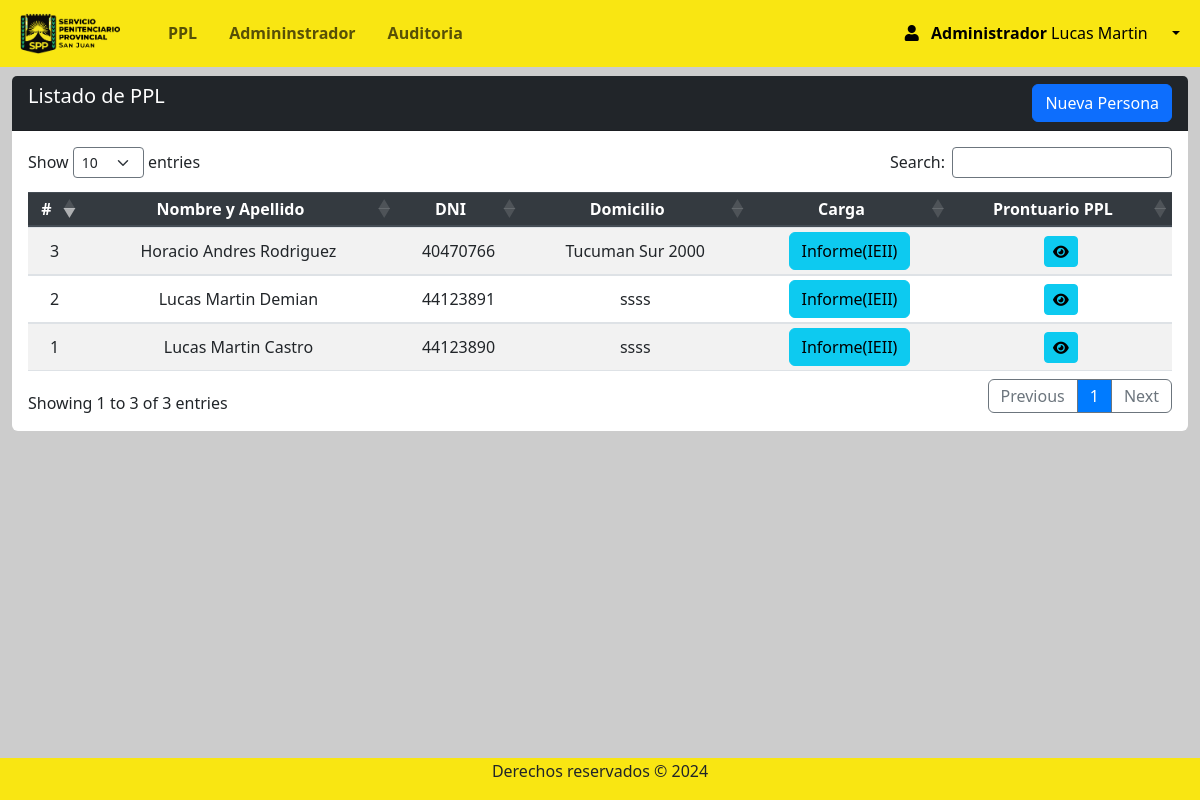
Page /Views/admin/ppl_index.php (signed in) on the committed database.
### tables this page shows
CREATE TABLE `rol` (
  `id_rol` int(11) NOT NULL,
  `nombre_rol` varchar(50) NOT NULL
);

CREATE TABLE `ppl` (
  `id` int(11) NOT NULL,
  `idpersona` int(11) NOT NULL,
  `apodo` varchar(20) DEFAULT NULL,
  `trabaja` tinyint(1) NOT NULL,
  `profesion` varchar(50) DEFAULT NULL,
  `foto` varchar(30) DEFAULT NULL,
  `huella` blob DEFAULT NULL
);

CREATE TABLE `persona` (
  `id` int(11) NOT NULL,
  `dni` varchar(9) DEFAULT NULL,
  `apellidos` varchar(50) NOT NULL,
  `nombres` varchar(50) NOT NULL,
  `fechanac` date NOT NULL,
  `edad` int(3) NOT NULL,
  `direccion` varchar(50) NOT NULL,
  `genero` varchar(50) NOT NULL,
  `estadocivil` varchar(50) NOT NULL,
  `educacion` int(11) DEFAULT NULL
);

### Views/admin/ppl_index.php (the view, shortened to what this page needs)
<?php require 'navbar.php';
?>
<section class="content mt-3">
    <div class="row m-auto">
        <div class="col-sm">
            <div class="card rounded-2 border-0">
                <div class="card-header bg-dark text-white pb-0">
                    <h5 class="d-inline-block">Listado de PPL</h5>
                    <a class="btn btn-primary float-right mb-2" href="persona_crea.php">Nueva Persona</a>
                </div>
                <div class="card-body table-responsive">
                    <table id="example" class="table table-striped table-sm" style="width:100%">
                        <thead class="thead-dark">
                            <tr>
                                <th>#</th>
                                <th>Nombre y Apellido</th>
                                <th>DNI</th>
                                <th>Domicilio</th>
                                <th>Carga</th>
                                <th>Prontuario PPL</th>
                            </tr>
                        </thead>
                        <tbody>
                            <?php
                            try {
                                $query = "
                                    SELECT `ppl`.*, `persona`.*
                                    FROM `ppl`
	                                LEFT JOIN `persona` ON `ppl`.`idpersona` = `persona`.`id`;
                                ";
                                $stmt = $db->prepare($query);
                                $stmt->execute();
                                $pples = $stmt->fetchAll(PDO::FETCH_ASSOC);
                                foreach ($pples as $ppl) {
                            ?>
                                    <tr>
                                        <td><?php echo htmlspecialchars($ppl['id'], ENT_QUOTES, 'UTF-8'); ?></td>
                                        <td><?php echo htmlspecialchars($ppl['nombres'] . ' ' . $ppl['apellidos'], ENT_QUOTES, 'UTF-8'); ?></td>
                                        <td><?php echo htmlspecialchars($ppl['dni'], ENT_QUOTES, 'UTF-8'); ?></td>
                                        <td><?php echo htmlspecialchars($ppl['direccion'], ENT_QUOTES, 'UTF-8'); ?></td>
                                        <td>
                                            <a class="btn btn-info" href='ppl_informe.php?id=<?php echo $ppl['id']; ?>'>Informe(IEII)</a>
                                        <td>
                                            <a href="prontuario_index.php?id=<?php echo $ppl['id']; ?>" data-toggle="modal" data-backdrop="false" class="btn btn-info btn-sm" type="button" title="ver">
                                                <i class="fa-solid fa-eye" style="color: #000000;"></i>
                                            </a>
                                        </td>
                                        </td>
                                    </tr>
                            <?php
                                }
                            } catch (PDOException $e) {
                                error_log("Error al obtener los pples: " . $e->getMessage());
                            }
                            ?>
                        </tbody>
                    </table>
                </div>
            </div>
        </div>
    </div>
</section>
<?php require 'footer.php'; ?>

### Views/admin/navbar.php (shortened to what this page needs)
<?php
require '../../conn/connection.php';
$id_rol = $_SESSION['id_rol'];
$query = "SELECT nombre_rol FROM rol WHERE id_rol = ?";
$stmt = $conexion->prepare($query);
$stmt->bind_param("i", $id_rol);
$stmt->execute();
$result = $stmt->get_result();
if ($result && $result->num_rows > 0) {
  $rol = $result->fetch_assoc();
  $nombre_rol = $rol['nombre_rol'];
} else {
  $nombre_rol = "Usuario Desconocido";
}
?>
<!DOCTYPE html>
<html lang="es">
<head>
  <link rel="stylesheet" href="https://use.fontawesome.com/releases/v5.8.2/css/all.css">
  <link rel="stylesheet" href="../../css/style.css">
  <link href="https://cdn.jsdelivr.net/npm/bootstrap@5.3.2/dist/css/bootstrap.min.css" rel="stylesheet">
  <link rel="stylesheet" href="https://maxcdn.bootstrapcdn.com/bootstrap/4.5.2/css/bootstrap.min.css">
  <link rel="stylesheet" href="https://cdnjs.cloudflare.com/ajax/libs/twitter-bootstrap/5.3.0/css/bootstrap.min.css">
  <link rel="stylesheet" href="https://cdn.datatables.net/1.13.7/css/dataTables.bootstrap5.min.css">
  <link rel="stylesheet" type="text/css" href="https://cdn.datatables.net/1.13.1/css/dataTables.bootstrap5.min.css" />
  <link rel="stylesheet" type="text/css" href="https://cdn.datatables.net/buttons/2.3.3/css/buttons.bootstrap5.min.css" />
  <link rel="stylesheet" href="https://cdn.jsdelivr.net/npm/bootstrap@5.3.0-alpha1/dist/css/bootstrap.min.css" />
  <link rel="stylesheet" href="https://cdnjs.cloudflare.com/ajax/libs/font-awesome/6.2.1/css/all.min.css" />
  <link rel="stylesheet" href="https://cdnjs.cloudflare.com/ajax/libs/font-awesome/5.15.4/css/all.min.css">
</head>
<body>
  <div style="height:60px">
    <nav class="navbar navbar-expand-lg fixed-top " style="background-color: #f9e612;">
      <div class="container-fluid ml-2 ">
        <a href="index.php" class="navbar-brand mb-0 pr-4 ">
          <img class="d-line-block align-top " src="../../img/LOGO2.ico" width="100px" style="margin-right:0px">
        </a>
        <div class="collapse navbar-collapse " id="navbarNav">
          <ul class="navbar-nav mr-auto ">
            <li class="nav-item  pr-3">
              <a class="nav-link " href="ppl_index.php"><b>PPL</b></a>
            </li>
            <?php
            if ($_SESSION['id_rol'] === 1) {
            ?>
              <li class="nav-item  pr-3">
                <a class="nav-link " href="admin_index.php"><b>Admininstrador</b></a>
              </li>
            <?php
            }
            ?>
            <li class="nav-item  pr-3">
              <a class="nav-link " href="auditoria.php"><b>Auditoria</b></a>
            </li>
          </ul>
          <form class="form-inline d-flex justify-content-end">
            <div class="collapse navbar-collapse" id="navbarNav">
              <ul class="navbar-nav">
                <li class="nav-item dropdown">
                  <a class="nav-link dropdown-toggle active" href="#" role="button" data-bs-toggle="dropdown" aria-expanded="false">
                    <i class="fas fa-user pr-2"></i>
                    <span class="mr-3">
                      <b>
                      <?php if (isset($nombre_rol)) : ?>
                        <?php echo $nombre_rol; ?>
                      <?php else : ?>
                        "Usuario Desconocido"
                      <?php endif; ?>
                      </b>
                      <span>
                        <?php if (isset($_SESSION['nombres'])) : ?>
                          <?php echo $_SESSION['nombres']; ?>
                        <?php endif; ?>
                      </span>
                    </span>
                  </a>
                </li>
            </div>
          </form>
        </div>
      </div>
    </nav>
  </div>

### css/style.css (style rules this page uses)
body { position: relative; padding-bottom: 10px; min-height: 100vh; }
th, td { text-align: center !important; vertical-align: middle !important; }

### Views/admin/navbar.php (style rules this page uses)
body { background: #cccccc; }

### rows in the picture
rol: nombre_rol "Administrador"
ppl: idpersona "1", idpersona.apellidos "Lucas Martin Castro", idpersona.dni "44123890", idpersona.direccion "ssss"
ppl: idpersona "2", idpersona.apellidos "Lucas Martin Demian", idpersona.dni "44123891", idpersona.direccion "ssss"
ppl: idpersona "3", idpersona.apellidos "Horacio Andres Rodriguez", idpersona.dni "40470766", idpersona.direccion "Tucuman Sur 2000"

### other values in the picture
$_SESSION['nombres'] "Lucas Martin"
